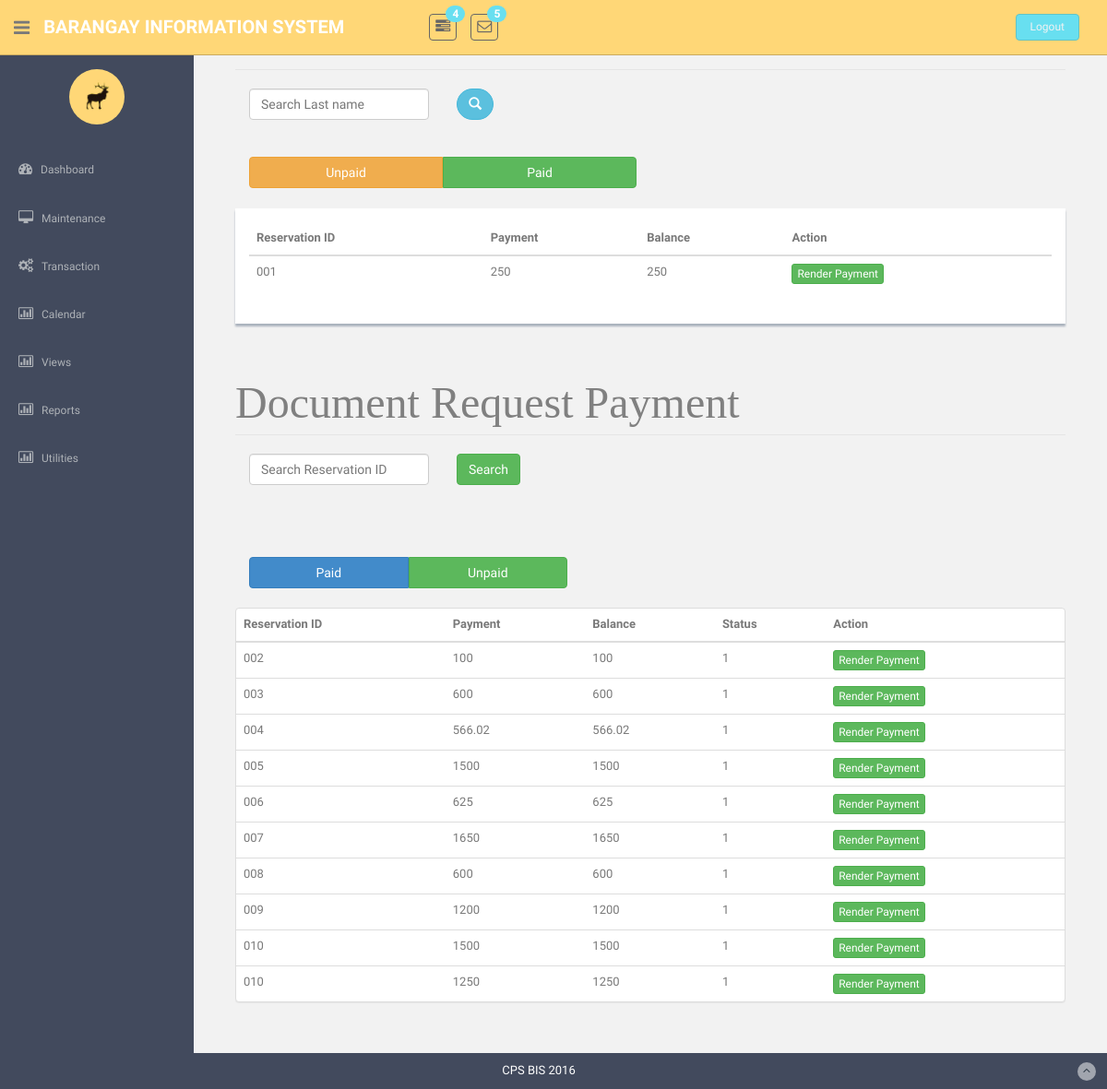
Page /Reservation_PaymentL.php on the earlier database version.
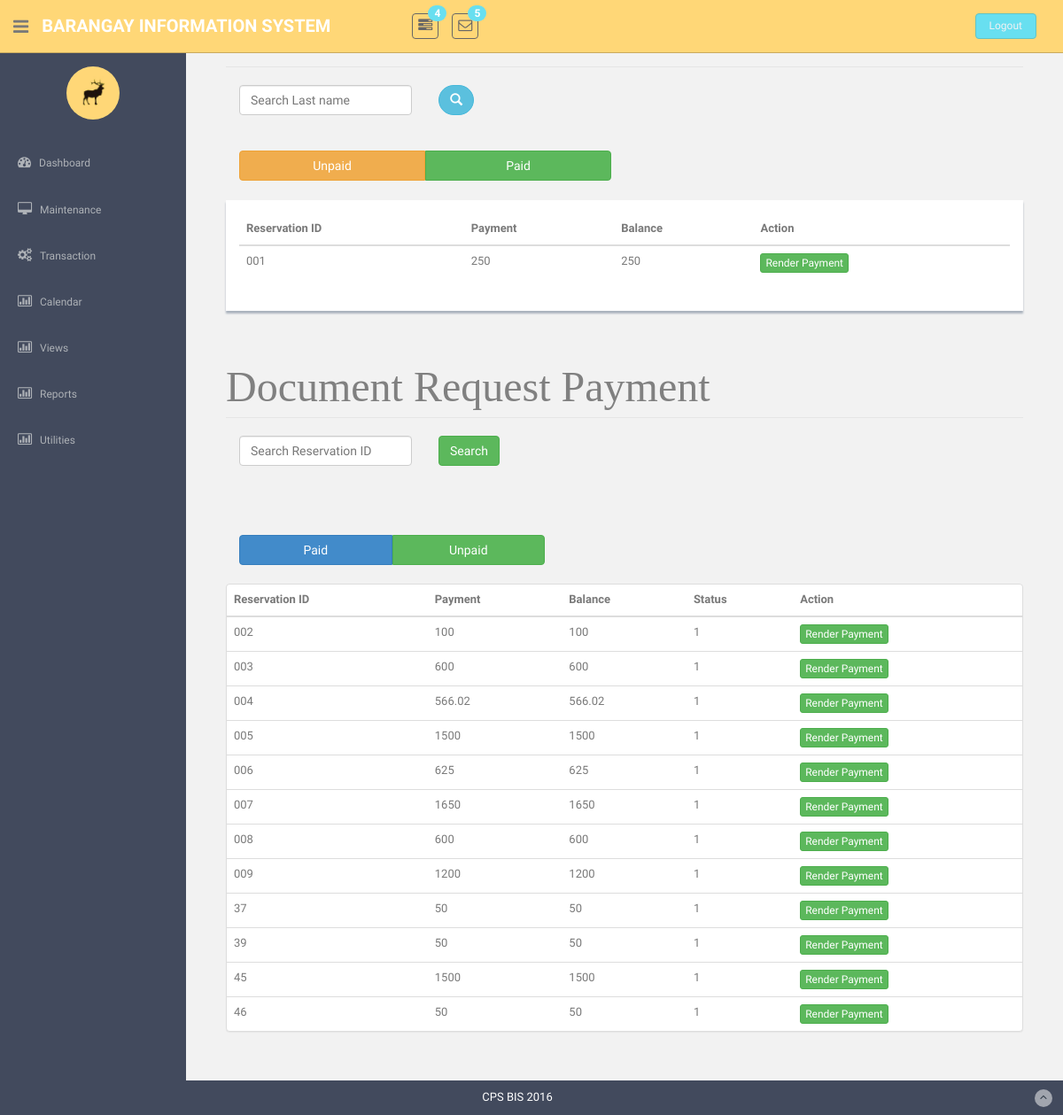
Same page on the later database version.
### tables this page shows
CREATE TABLE `tblpaymentdetail` (
  `intNum` int(10) UNSIGNED NOT NULL,
  `strRequestID` varchar(25) NOT NULL,
  `dblReqPayment` double NOT NULL,
  `intRequestORNo` int(11) NOT NULL
);

CREATE TABLE `tbldocumentrequest` (
  `strDocRequestID` int(25) NOT NULL,
  `strDRdocCode` varchar(25) NOT NULL,
  `strDRapplicantID` varchar(25) NOT NULL,
  `strDRapprovedBy` varchar(25) NOT NULL,
  `datDRdateRequested` date NOT NULL,
  `strDocReqStat` varchar(25) NOT NULL,
  `strPurpose` varchar(40) NOT NULL,
  `strRequestOf` varchar(45) NOT NULL
);

### Reservation_PaymentL.php (the view, shortened to what the changed rows need)
<!DOCTYPE html>
    <?php require('header.php');?>
      <section id="main-content">
        <section class="wrapper site-min-height">
    <div id="wrapper">
        <div id="page-content-wrapper">
            <div class="container-fluid">
                <div class="row">
                    <div class="col-lg-12">
							<div class = "bodybody">
								<div class="panel-body">
		<br><br><br><br>
		<br><br><br>
<form method="POST">
		<?php
		$statement = "SELECT DISTINCT p.`strRequestID`, CONCAT(r.`strRSresidentId`,r.`strRSapplicantId`) AS ID, p.`intRequestORNo`, p.`dblReqPayment`, t.`dblRemaining`, r.`strRSapprovalStatus` FROM tblpaymentdetail p INNER JOIN tblreservationrequest r ON r.strreservationid = p.`strRequestID` INNER JOIN tblpaymenttrans t ON t.intORNo = p.`intRequestORNo` WHERE r.`strRSapprovalStatus` = 'Approved' AND  p.`dblReqPayment` > 0";
		?>
	<center>
		<div class = "showback" id = "tablestreet">
			<table class="table table-hover" style="height: 40%; overflow: scroll; "'>
				<thead><tr>
					<th>Reservation ID</th>
					<th>Payment</th>
					<th>Balance</th>
					<th>Action</th>
				</tr></thead>
			<tbody>
			<?php
			$query = mysqli_query($con,$statement);
			while($row = mysqli_fetch_array($query)){?>
				<tr><td onmouseover='highlightCells(this.parentNode)' onmouseout='unhighlightCells(this.parentNode)' ><?php echo $row[0]; ?></td>
				<td onmouseover='highlightCells(this.parentNode)' onmouseout='unhighlightCells(this.parentNode)' ><?php echo $row[3]; ?></td>
			<?php
					if($row[2]==0){
						echo"<td onmouseover='highlightCells(this.parentNode)'  onmouseout='unhighlightCells(this.parentNode)'> $row[3]</td>";
					}else if($row[2]>0 && $row[4]>0 && $row[3]>$row[4]){
						echo"<td onmouseover='highlightCells(this.parentNode)'  onmouseout='unhighlightCells(this.parentNode)'> $row[4] </td>";
					}else if($row[2]>0 && $row[4]==0){
						echo"<td onmouseover='highlightCells(this.parentNode)'  onmouseout='unhighlightCells(this.parentNode)'>0 </td>";
					}
					echo"<td onmouseover='highlightCells(this.parentNode)'  onmouseout='unhighlightCells(this.parentNode)'><button class='btn btn-success btn-xs' value='$row[0]' name= 'btnRenderF'> Render Payment </button></td></tr>";
			}?>
			</tbody>
			</table>
		</div></center><br><br>
		<br><br><br><br><br><br>
		<br><br><br>
		<?php
			if(isset($_POST['btnSearch'])){
				$search = $_POST['search'];
				if(!empty($search)){
					$statement = "SELECT p.strrequestid, r.strDRapplicantID, p.intrequestorno, p.dblreqpayment, t.dblremaining, r.strDRapprovedBy FROM tblpaymentdetail p INNER JOIN tbldocumentrequest r ON r.strDocRequestID = p.strRequestID INNER JOIN tblpaymenttrans t ON t.intORNo = p.intRequestORNo HAVING p.strrequestid LIKE ('%$search%');";
				}else if(empty($search)){
					echo"<script> alert('Pls Input Last Name or Reservation ID')</script>";
					$statement = "SELECT p.strrequestid, r.strDRapplicantID, p.intrequestorno, p.dblreqpayment, t.dblremaining, r.strDRapprovedBy FROM tblpaymentdetail p INNER JOIN tbldocumentrequest r ON r.strDocRequestID = p.strRequestID INNER JOIN tblpaymenttrans t ON t.intORNo = p.intRequestORNo WHERE r.strDRapprovedBy = '1'";
				}
			}else{
				$statement = "SELECT p.strrequestid, r.strDRapplicantID, p.intrequestorno, p.dblreqpayment, t.dblremaining, r.strDRapprovedBy FROM tblpaymentdetail p INNER JOIN tbldocumentrequest r ON r.strDocRequestID = p.strRequestID INNER JOIN tblpaymenttrans t ON t.intORNo = p.intRequestORNo WHERE r.strDRapprovedBy = '1'";
			}
		?>
		<center>
		<div class="panel panel-default">
			<table class="table table-hover" style="height: 40%; overflow: scroll; ">
				<thead><tr>
					<th>Reservation ID</th>
					<th>Payment</th>
					<th>Balance</th>
					<th>Status</th>
					<th>Action</th>
				</tr></thead>
			<tbody>
			<?php
			$query = mysqli_query($con,$statement);
			while($row = mysqli_fetch_array($query)){?>
				<tr><td onmouseover='highlightCells(this.parentNode)' onmouseout='unhighlightCells(this.parentNode)' ><?php echo $row[0]; ?></td>
				<td onmouseover='highlightCells(this.parentNode)' onmouseout='unhighlightCells(this.parentNode)' ><?php echo $row[3]; ?></td>
			<?php
					if(empty($row[4]) && $row[3] > 0){
						echo"<td onmouseover='highlightCells(this.parentNode)'  onmouseout='unhighlightCells(this.parentNode)'> $row[3]</td>";
					}else if($row[4] > 0 && $row[3] > 0){
						echo"<td onmouseover='highlightCells(this.parentNode)'  onmouseout='unhighlightCells(this.parentNode)'> $row[4]</td>";
					}else if($row[4] == 0 && $row[3] == 0){
						echo"<td onmouseover='highlightCells(this.parentNode)'  onmouseout='unhighlightCells(this.parentNode)'> $row[4]</td>";
					}
			?>
					<td onmouseover='highlightCells(this.parentNode)' onmouseout='unhighlightCells(this.parentNode)' ><?php echo $row[5] ?></td>
			<?php
					if($row[5] == "1" && ($row[4] == 0 && $row[3] == 0)){
						echo"<td onmouseover='highlightCells(this.parentNode)'  onmouseout='unhighlightCells(this.parentNode)'><button class='btn btn-success btn-xs' data-toggle='modal' data-target='#myModal' value = '$row[0]' name= 'btnRenderD' disabled> Render Payment </button></td>";
					}else if($row[5] == "1" ){
						echo"<td onmouseover='highlightCells(this.parentNode)'  onmouseout='unhighlightCells(this.parentNode)'><button class='btn btn-success btn-xs' data-toggle='modal' data-target='#myModal' value = '$row[0]' name= 'btnRenderD'> Render Payment </button></td>";
					}else if($row[5] == "2"){
					}else {
					}
			}?>
			</tbody>
			</table>
		</div></center>
								</div>
							</div>
						</div>
					</div>
				</div>
			</div>
		</div>
		</section><! --/wrapper -->
      </section>
<?php require("footer.php"); ?>

Differences in the rows shown:
no longer on this page (row unchanged): tblpaymentdetail: strRequestID "010", dblReqPayment "1500", tbldocumentrequest.strDRapprovedBy "1"
no longer on this page (row unchanged): tblpaymentdetail: strRequestID "010", dblReqPayment "1250", tbldocumentrequest.strDRapprovedBy "1"
added tblpaymentdetail: strRequestID "37", dblReqPayment "50", tbldocumentrequest.strDRapprovedBy "1"
added tblpaymentdetail: strRequestID "39", dblReqPayment "50", tbldocumentrequest.strDRapprovedBy "1"
added tblpaymentdetail: strRequestID "45", dblReqPayment "1500", tbldocumentrequest.strDRapprovedBy "1"
added tblpaymentdetail: strRequestID "46", dblReqPayment "50", tbldocumentrequest.strDRapprovedBy "1"
